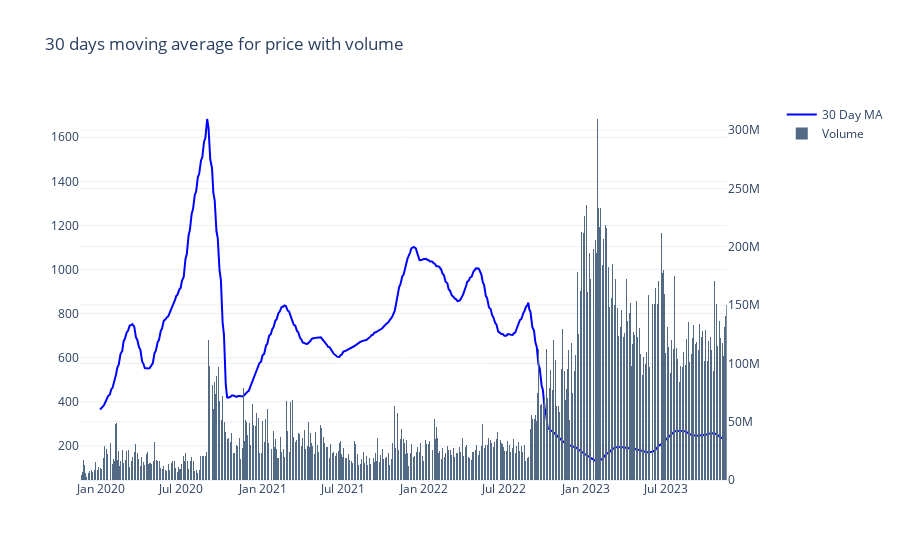

The cell this chart's notebook holds for it:
### Code cell
ma = "30"
pvMAPlot = make_subplots(specs=[[{"secondary_y": True}]])


pvMAPlot.add_trace(
    go.Scatter(
        x=dataTSLA.index,
        y=dataTSLA["close"].rolling(window=int(ma)).mean(),
        marker_color="blue",
        name=ma + " Day MA",
    )
)
pvMAPlot.add_trace(
    go.Bar(x=dataTSLA.index, y=dataTSLA["volume"], name="Volume"), secondary_y=True
)
pvMAPlot.update_layout(title={"text": STOCK, "x": 0.5})

# fig3.update_yaxes(visible=False, secondary_y=True)
pvMAPlot.update_layout(
    title=ma + " days moving average for price with volume",
    xaxis_rangeslider_visible=False,
    bargap=0,
    bargroupgap=0,
)

pvMAPlot.update_traces(
    marker_color="rgb(82, 106, 131)", marker_line_width=0, selector=dict(type="bar")
)

pvMAPlot.show()

### Figure 1 — Plotly figure (JSON) as saved in the notebook; plotly's stock layout.template omitted (floating-point values rounded to 4 significant figures; data arrays with more than 128 entries replaced by an {"elided": "..."} marker saying what was removed)
{"data": [{"marker": {"color": "blue"}, "name": "30 Day MA", "type": "scatter", "x": {"elided": "1007 str values"}, "y": {"elided": "1007 float values"}}, {"marker": {"color": "rgb(82, 106, 131)", "line": {"width": 0}}, "name": "Volume", "type": "bar", "x": {"elided": "1007 str values"}, "xaxis": "x", "y": {"elided": "1007 int values"}, "yaxis": "y2"}], "layout": {"bargap": 0, "bargroupgap": 0, "title": {"text": "30 days moving average for price with volume"}, "xaxis": {"anchor": "y", "domain": [0, 0.94], "rangeslider": {"visible": false}}, "yaxis": {"anchor": "x", "domain": [0, 1]}, "yaxis2": {"anchor": "x", "overlaying": "y", "side": "right"}}}
